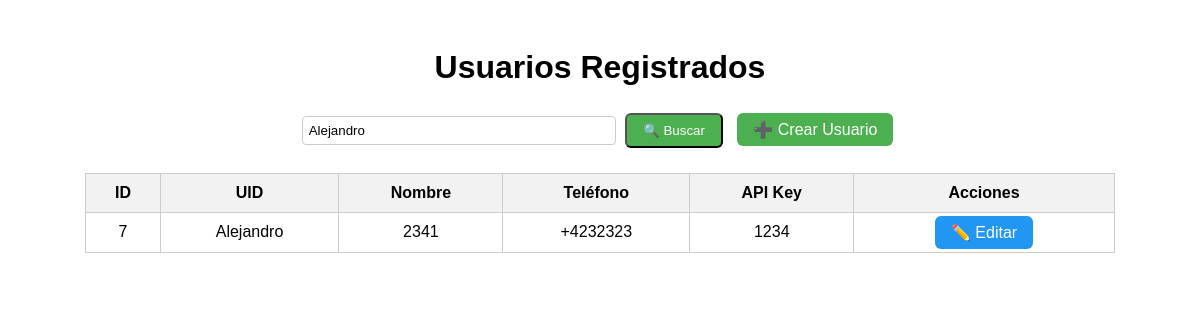
The app's page /ver_usuarios.php?busqueda=Alejandro with its own data.
### tables this page shows
CREATE TABLE `usuarios` (
  `id` int(11) NOT NULL,
  `nombre` varchar(100) DEFAULT NULL,
  `uid` varchar(50) DEFAULT NULL,
  `telefono` varchar(20) DEFAULT NULL,
  `apikey` varchar(50) DEFAULT NULL
);

### ver_usuarios.php (the view, shortened to what this page needs)
<?php
$conexion = new mysqli("localhost", "root", "", "asistencia");
$busqueda = isset($_GET['busqueda']) ? $conexion->real_escape_string($_GET['busqueda']) : "";
$sql = "SELECT * FROM usuarios";
if (!empty($busqueda)) {
    $sql .= " WHERE uid LIKE '%$busqueda%' OR nombre LIKE '%$busqueda%' OR telefono LIKE '%$busqueda%' OR apikey LIKE '%$busqueda%'";
}
$sql .= " ORDER BY id ASC";
$resultado = $conexion->query($sql);
?>
<!DOCTYPE html>
<html lang="es">
<head>
</head>
<body>
    <h1>Usuarios Registrados</h1>
    <div class="top-bar">
        <form method="GET" style="display: inline-block;">
            <input type="text" name="busqueda" placeholder="Buscar por nombre, UID, teléfono o API key" value="<?= htmlspecialchars($busqueda) ?>">
            <button class="btn" type="submit">🔍 Buscar</button>
        </form>
        <a href="crear_usuario.php" class="btn">➕ Crear Usuario</a>
    </div>
    <table>
        <tr>
            <th>ID</th>
            <th>UID</th>
            <th>Nombre</th>
            <th>Teléfono</th>
            <th>API Key</th>
            <th>Acciones</th>
        </tr>
        <?php while($fila = $resultado->fetch_assoc()): ?>
            <tr>
                <td><?= $fila['id'] ?></td>
                <td><?= $fila['uid'] ?></td>
                <td><?= $fila['nombre'] ?></td>
                <td><?= $fila['telefono'] ?></td>
                <td><?= $fila['apikey'] ?></td>
                <td>
                    <a href="editar_usuario.php?id=<?= $fila['id'] ?>" class="btn edit">✏️ Editar</a>
                </td>
            </tr>
        <?php endwhile; ?>
    </table>
</body>
</html>

### ver_usuarios.php (style rules this page uses)
body { font-family: Arial, sans-serif; padding: 20px; text-align: center; }
.top-bar { margin-bottom: 20px; }
input[type="text"] { padding: 6px; width: 300px; border: 1px solid #ccc; border-radius: 4px; }
.btn { padding: 8px 16px; margin: 5px; background-color: #4CAF50; color: white; text-decoration: none; border-radius: 6px; }
.btn.edit { background-color: #2196F3; }
table { border-collapse: collapse; width: 90%; margin: auto; }
th, td { border: 1px solid #ccc; padding: 10px; }
th { background-color: #f2f2f2; }

### records on screen
usuarios: id "7", uid "Alejandro", nombre "2341", telefono "+4232323", apikey "1234"
